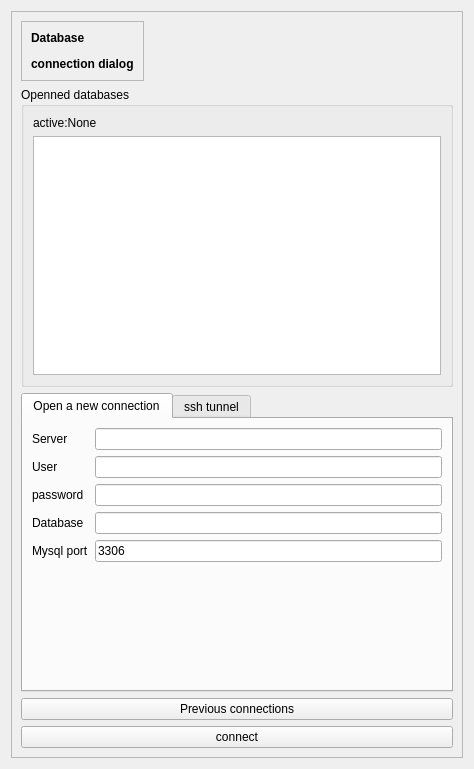
<?xml version="1.0" encoding="UTF-8"?>
<ui version="4.0">
 <class>Databases</class>
 <widget class="QDialog" name="Databases">
  <property name="geometry">
   <rect>
    <x>0</x>
    <y>0</y>
    <width>474</width>
    <height>769</height>
   </rect>
  </property>
  <property name="windowTitle">
   <string>Open databases</string>
  </property>
  <property name="windowIcon">
   <iconset resource="../Ressources.qrc">
    <normaloff>:/Icons/Icons/three128.svg</normaloff>:/Icons/Icons/three128.svg</iconset>
  </property>
  <layout class="QGridLayout" name="gridLayout_8">
   <item row="0" column="0">
    <widget class="QScrollArea" name="scrollArea">
     <property name="widgetResizable">
      <bool>true</bool>
     </property>
     <widget class="QWidget" name="scrollAreaWidgetContents">
      <property name="geometry">
       <rect>
        <x>0</x>
        <y>0</y>
        <width>454</width>
        <height>749</height>
       </rect>
      </property>
      <layout class="QGridLayout" name="gridLayout_4">
       <item row="0" column="0">
        <layout class="QVBoxLayout" name="verticalLayout_5">
         <item>
          <layout class="QHBoxLayout" name="horizontalLayout">
           <item>
            <widget class="QFrame" name="frame">
             <property name="frameShape">
              <enum>QFrame::StyledPanel</enum>
             </property>
             <property name="frameShadow">
              <enum>QFrame::Raised</enum>
             </property>
             <layout class="QGridLayout" name="gridLayout">
              <item row="0" column="0">
               <widget class="QLabel" name="label">
                <property name="text">
                 <string>&lt;html&gt;&lt;head/&gt;&lt;body&gt;&lt;p&gt;&lt;span style=&quot; font-weight:600;&quot;&gt;Database&lt;/span&gt;&lt;/p&gt;&lt;p&gt;&lt;span style=&quot; font-weight:600;&quot;&gt;connection dialog&lt;/span&gt;&lt;/p&gt;&lt;/body&gt;&lt;/html&gt;</string>
                </property>
               </widget>
              </item>
             </layout>
            </widget>
           </item>
           <item>
            <spacer name="horizontalSpacer">
             <property name="orientation">
              <enum>Qt::Horizontal</enum>
             </property>
             <property name="sizeHint" stdset="0">
              <size>
               <width>40</width>
               <height>20</height>
              </size>
             </property>
            </spacer>
           </item>
           <item>
            <widget class="QLabel" name="label_2">
             <property name="maximumSize">
              <size>
               <width>16777215</width>
               <height>80</height>
              </size>
             </property>
             <property name="text">
              <string/>
             </property>
             <property name="pixmap">
              <pixmap resource="../Ressources.qrc">:/Icons/Icons/EarthServer.svg</pixmap>
             </property>
             <property name="scaledContents">
              <bool>true</bool>
             </property>
            </widget>
           </item>
          </layout>
         </item>
         <item>
          <widget class="QGroupBox" name="groupBox">
           <property name="title">
            <string>Openned databases</string>
           </property>
           <layout class="QGridLayout" name="gridLayout_2">
            <item row="0" column="0">
             <layout class="QVBoxLayout" name="verticalLayout">
              <item>
               <widget class="QLabel" name="databaseactivelabel">
                <property name="text">
                 <string>active:None</string>
                </property>
               </widget>
              </item>
              <item>
               <widget class="QListView" name="listView"/>
              </item>
             </layout>
            </item>
           </layout>
          </widget>
         </item>
         <item>
          <widget class="QTabWidget" name="tabWidget">
           <property name="currentIndex">
            <number>0</number>
           </property>
           <widget class="QWidget" name="tab">
            <attribute name="title">
             <string>Open a new connection</string>
            </attribute>
            <layout class="QGridLayout" name="gridLayout_7">
             <item row="0" column="0">
              <layout class="QFormLayout" name="formLayout">
               <property name="fieldGrowthPolicy">
                <enum>QFormLayout::AllNonFixedFieldsGrow</enum>
               </property>
               <item row="0" column="0">
                <widget class="QLabel" name="label_3">
                 <property name="text">
                  <string>Server</string>
                 </property>
                </widget>
               </item>
               <item row="0" column="1">
                <widget class="QLineEdit" name="host">
                 <property name="text">
                  <string/>
                 </property>
                </widget>
               </item>
               <item row="1" column="0">
                <widget class="QLabel" name="label_4">
                 <property name="text">
                  <string>User</string>
                 </property>
                </widget>
               </item>
               <item row="1" column="1">
                <widget class="QLineEdit" name="user">
                 <property name="text">
                  <string/>
                 </property>
                </widget>
               </item>
               <item row="2" column="0">
                <widget class="QLabel" name="label_6">
                 <property name="text">
                  <string>password</string>
                 </property>
                </widget>
               </item>
               <item row="2" column="1">
                <widget class="QLineEdit" name="password">
                 <property name="echoMode">
                  <enum>QLineEdit::Password</enum>
                 </property>
                </widget>
               </item>
               <item row="3" column="0">
                <widget class="QLabel" name="label_5">
                 <property name="text">
                  <string>Database</string>
                 </property>
                </widget>
               </item>
               <item row="3" column="1">
                <widget class="QLineEdit" name="database">
                 <property name="text">
                  <string/>
                 </property>
                </widget>
               </item>
               <item row="4" column="0">
                <widget class="QLabel" name="label_12">
                 <property name="text">
                  <string>Mysql port</string>
                 </property>
                </widget>
               </item>
               <item row="4" column="1">
                <widget class="QLineEdit" name="mysqlport">
                 <property name="text">
                  <string>3306</string>
                 </property>
                </widget>
               </item>
              </layout>
             </item>
            </layout>
           </widget>
           <widget class="QWidget" name="tab_2">
            <attribute name="title">
             <string>ssh tunnel</string>
            </attribute>
            <layout class="QGridLayout" name="gridLayout_3">
             <item row="0" column="0">
              <widget class="QGroupBox" name="groupBox_4">
               <property name="title">
                <string>ssh options</string>
               </property>
               <layout class="QGridLayout" name="gridLayout_5">
                <item row="0" column="0">
                 <layout class="QHBoxLayout" name="horizontalLayout_2">
                  <item>
                   <layout class="QVBoxLayout" name="verticalLayout_3">
                    <item>
                     <layout class="QVBoxLayout" name="verticalLayout_2">
                      <item>
                       <layout class="QHBoxLayout" name="horizontalLayout_6">
                        <item>
                         <layout class="QHBoxLayout" name="horizontalLayout_3">
                          <item>
                           <widget class="QLabel" name="label_7">
                            <property name="text">
                             <string>sshuser</string>
                            </property>
                           </widget>
                          </item>
                          <item>
                           <widget class="QLineEdit" name="sshuser">
                            <property name="text">
                             <string/>
                            </property>
                           </widget>
                          </item>
                         </layout>
                        </item>
                       </layout>
                      </item>
                      <item>
                       <layout class="QHBoxLayout" name="horizontalLayout_4">
                        <item>
                         <widget class="QLabel" name="label_8">
                          <property name="text">
                           <string>shhserver</string>
                          </property>
                         </widget>
                        </item>
                        <item>
                         <widget class="QLineEdit" name="sshserver">
                          <property name="text">
                           <string/>
                          </property>
                         </widget>
                        </item>
                       </layout>
                      </item>
                      <item>
                       <layout class="QHBoxLayout" name="horizontalLayout_5">
                        <item>
                         <widget class="QLabel" name="label_11">
                          <property name="text">
                           <string>Remote server</string>
                          </property>
                         </widget>
                        </item>
                        <item>
                         <widget class="QLineEdit" name="remotehost"/>
                        </item>
                       </layout>
                      </item>
                     </layout>
                    </item>
                    <item>
                     <layout class="QHBoxLayout" name="horizontalLayout_8">
                      <item>
                       <layout class="QGridLayout" name="gridLayout_6">
                        <item row="0" column="0">
                         <widget class="QLabel" name="label_9">
                          <property name="text">
                           <string>Database server port</string>
                          </property>
                         </widget>
                        </item>
                        <item row="0" column="1">
                         <widget class="QLabel" name="label_10">
                          <property name="text">
                           <string>Local mysql port</string>
                          </property>
                         </widget>
                        </item>
                        <item row="1" column="0">
                         <widget class="QLineEdit" name="databaseserverport">
                          <property name="enabled">
                           <bool>true</bool>
                          </property>
                          <property name="text">
                           <string>3306</string>
                          </property>
                         </widget>
                        </item>
                        <item row="1" column="1">
                         <widget class="QLineEdit" name="localport">
                          <property name="enabled">
                           <bool>true</bool>
                          </property>
                          <property name="text">
                           <string>3306</string>
                          </property>
                         </widget>
                        </item>
                       </layout>
                      </item>
                     </layout>
                    </item>
                   </layout>
                  </item>
                  <item>
                   <layout class="QVBoxLayout" name="verticalLayout_6">
                    <item>
                     <widget class="QPushButton" name="help">
                      <property name="text">
                       <string>Help </string>
                      </property>
                      <property name="icon">
                       <iconset resource="../Ressources.qrc">
                        <normaloff>:/Icons/Icons/help14.svg</normaloff>:/Icons/Icons/help14.svg</iconset>
                      </property>
                     </widget>
                    </item>
                    <item>
                     <spacer name="verticalSpacer">
                      <property name="orientation">
                       <enum>Qt::Vertical</enum>
                      </property>
                      <property name="sizeHint" stdset="0">
                       <size>
                        <width>20</width>
                        <height>40</height>
                       </size>
                      </property>
                     </spacer>
                    </item>
                    <item>
                     <widget class="QPushButton" name="SetTunnel">
                      <property name="text">
                       <string>SetTunnel</string>
                      </property>
                      <property name="icon">
                       <iconset resource="../Ressources.qrc">
                        <normaloff>:/Icons/Icons/eye.svg</normaloff>:/Icons/Icons/eye.svg</iconset>
                      </property>
                     </widget>
                    </item>
                   </layout>
                  </item>
                 </layout>
                </item>
               </layout>
              </widget>
             </item>
            </layout>
           </widget>
          </widget>
         </item>
         <item>
          <layout class="QVBoxLayout" name="verticalLayout_4">
           <item>
            <widget class="QPushButton" name="Previouslogins">
             <property name="text">
              <string>Previous connections</string>
             </property>
             <property name="icon">
              <iconset resource="../Ressources.qrc">
               <normaloff>:/Icons/Icons/handsheart.svg</normaloff>:/Icons/Icons/handsheart.svg</iconset>
             </property>
            </widget>
           </item>
           <item>
            <widget class="QPushButton" name="okbutton">
             <property name="enabled">
              <bool>true</bool>
             </property>
             <property name="sizePolicy">
              <sizepolicy hsizetype="Preferred" vsizetype="Preferred">
               <horstretch>0</horstretch>
               <verstretch>0</verstretch>
              </sizepolicy>
             </property>
             <property name="text">
              <string>connect</string>
             </property>
             <property name="icon">
              <iconset resource="../Ressources.qrc">
               <normaloff>:/Icons/Icons/check46.svg</normaloff>:/Icons/Icons/check46.svg</iconset>
             </property>
            </widget>
           </item>
          </layout>
         </item>
        </layout>
       </item>
      </layout>
     </widget>
    </widget>
   </item>
  </layout>
 </widget>
 <resources>
  <include location="../Ressources.qrc"/>
 </resources>
 <connections/>
</ui>
